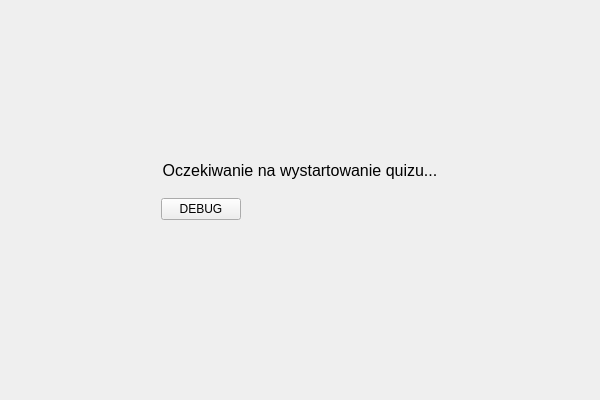
<?xml version="1.0" encoding="UTF-8"?>
<ui version="4.0">
 <class>wWaiting</class>
 <widget class="QWidget" name="wWaiting">
  <property name="geometry">
   <rect>
    <x>0</x>
    <y>0</y>
    <width>600</width>
    <height>400</height>
   </rect>
  </property>
  <property name="minimumSize">
   <size>
    <width>600</width>
    <height>400</height>
   </size>
  </property>
  <property name="maximumSize">
   <size>
    <width>1200</width>
    <height>800</height>
   </size>
  </property>
  <property name="windowTitle">
   <string>Łachut</string>
  </property>
  <layout class="QHBoxLayout" name="horizontalLayout_2">
   <item>
    <layout class="QHBoxLayout" name="horizontalLayout">
     <item>
      <layout class="QVBoxLayout" name="verticalLayout_4">
       <item>
        <layout class="QFormLayout" name="formLayout_2">
         <property name="verticalSpacing">
          <number>18</number>
         </property>
         <property name="leftMargin">
          <number>150</number>
         </property>
         <property name="topMargin">
          <number>150</number>
         </property>
         <property name="rightMargin">
          <number>150</number>
         </property>
         <item row="0" column="0" colspan="2">
          <widget class="QLabel" name="label_2">
           <property name="font">
            <font>
             <pointsize>12</pointsize>
            </font>
           </property>
           <property name="text">
            <string>Oczekiwanie na wystartowanie quizu...</string>
           </property>
           <property name="alignment">
            <set>Qt::AlignmentFlag::AlignCenter</set>
           </property>
          </widget>
         </item>
         <item row="1" column="0">
          <widget class="QPushButton" name="pushButton">
           <property name="text">
            <string>DEBUG</string>
           </property>
          </widget>
         </item>
        </layout>
       </item>
      </layout>
     </item>
    </layout>
   </item>
  </layout>
 </widget>
 <resources/>
 <connections/>
</ui>
